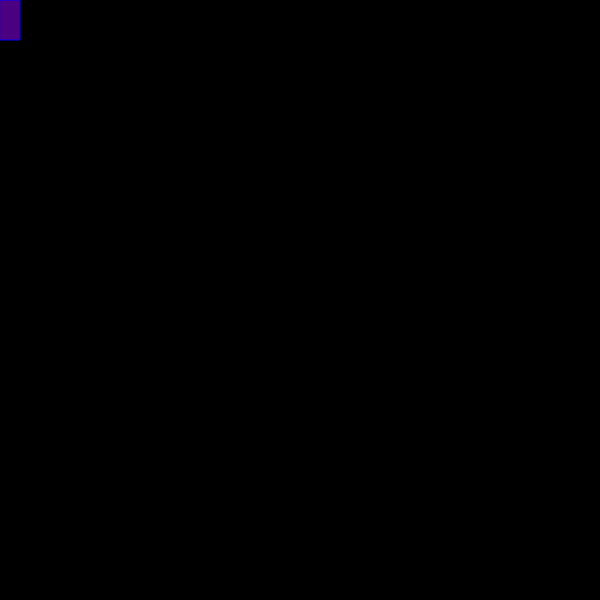
Frame 1 (no input)
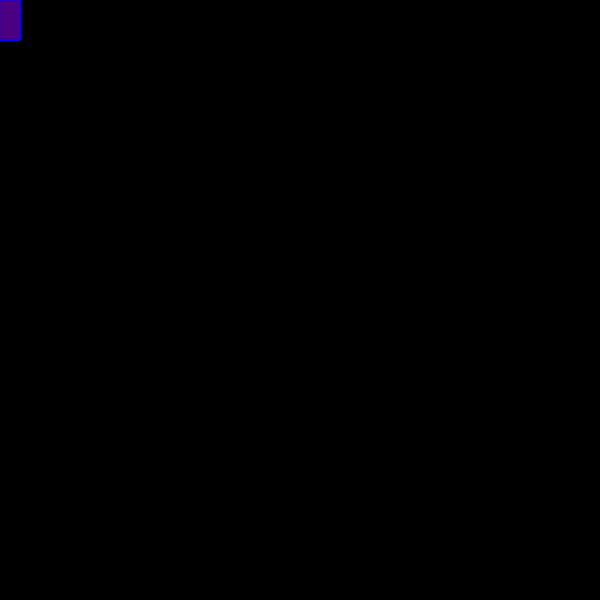
Frame 60 (no input)
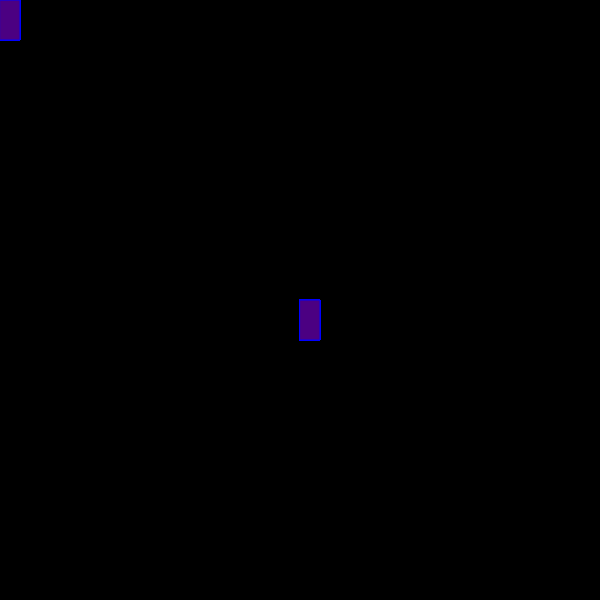
Frame 120 (the mouse pressed at the canvas centre since frame 60)

The p5.js sketch that drew these frames (run headless with seeded random() and noise() and a simulated clock; from frame 60 on, the mouse is pressed at the canvas centre):

// p5.js sketch
// ── sketch.js
function setup() {
    createCanvas(600, 600);
    background("black");
  }
  
    function draw() {
   stroke ("blue");
    fill("indigo"); 
    
    if (mouseIsPressed); {
      rect (mouseX, mouseY, 20, 40)
      }
    }
